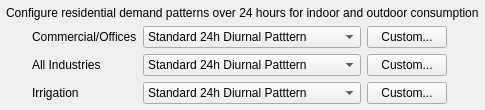
                     <widget class="QWidget" name="nres_diurnal_widget" native="true">
                      <property name="minimumSize">
                       <size>
                        <width>0</width>
                        <height>0</height>
                       </size>
                      </property>
                      <layout class="QGridLayout" name="gridLayout_15">
                       <property name="leftMargin">
                        <number>6</number>
                       </property>
                       <property name="topMargin">
                        <number>6</number>
                       </property>
                       <property name="rightMargin">
                        <number>6</number>
                       </property>
                       <property name="bottomMargin">
                        <number>6</number>
                       </property>
                       <item row="3" column="3">
                        <widget class="QPushButton" name="nres_irrigate_dpcustom">
                         <property name="text">
                          <string>Custom...</string>
                         </property>
                        </widget>
                       </item>
                       <item row="2" column="0">
                        <spacer name="horizontalSpacer_60">
                         <property name="orientation">
                          <enum>Qt::Horizontal</enum>
                         </property>
                         <property name="sizeType">
                          <enum>QSizePolicy::Fixed</enum>
                         </property>
                         <property name="sizeHint" stdset="0">
                          <size>
                           <width>20</width>
                           <height>20</height>
                          </size>
                         </property>
                        </spacer>
                       </item>
                       <item row="3" column="1">
                        <widget class="QLabel" name="nres_irrigate_dp_lbl">
                         <property name="text">
                          <string>Irrigation</string>
                         </property>
                        </widget>
                       </item>
                       <item row="3" column="0">
                        <spacer name="horizontalSpacer_61">
                         <property name="orientation">
                          <enum>Qt::Horizontal</enum>
                         </property>
                         <property name="sizeType">
                          <enum>QSizePolicy::Fixed</enum>
                         </property>
                         <property name="sizeHint" stdset="0">
                          <size>
                           <width>20</width>
                           <height>20</height>
                          </size>
                         </property>
                        </spacer>
                       </item>
                       <item row="3" column="2">
                        <widget class="QComboBox" name="nres_irrigate_dp">
                         <item>
                          <property name="text">
                           <string>Standard 24h Diurnal Patttern</string>
                          </property>
                         </item>
                         <item>
                          <property name="text">
                           <string>Constant Hourly Pattern</string>
                          </property>
                         </item>
                         <item>
                          <property name="text">
                           <string>Office Hours Trapezoid (7am-7pm)</string>
                          </property>
                         </item>
                         <item>
                          <property name="text">
                           <string>After-hours Constant (6pm-6am)</string>
                          </property>
                         </item>
                         <item>
                          <property name="text">
                           <string>User-defined...</string>
                          </property>
                         </item>
                        </widget>
                       </item>
                       <item row="1" column="1">
                        <widget class="QLabel" name="com_dp_lbl">
                         <property name="text">
                          <string>Commercial/Offices</string>
                         </property>
                        </widget>
                       </item>
                       <item row="2" column="2">
                        <widget class="QComboBox" name="ind_dp">
                         <item>
                          <property name="text">
                           <string>Standard 24h Diurnal Patttern</string>
                          </property>
                         </item>
                         <item>
                          <property name="text">
                           <string>Constant Hourly Pattern</string>
                          </property>
                         </item>
                         <item>
                          <property name="text">
                           <string>Office Hours Trapezoid (7am-7pm)</string>
                          </property>
                         </item>
                         <item>
                          <property name="text">
                           <string>After-hours Constant (6pm-6am)</string>
                          </property>
                         </item>
                         <item>
                          <property name="text">
                           <string>User-defined...</string>
                          </property>
                         </item>
                        </widget>
                       </item>
                       <item row="2" column="3">
                        <widget class="QPushButton" name="ind_dpcustom">
                         <property name="text">
                          <string>Custom...</string>
                         </property>
                        </widget>
                       </item>
                       <item row="1" column="3">
                        <widget class="QPushButton" name="com_dpcustom">
                         <property name="text">
                          <string>Custom...</string>
                         </property>
                        </widget>
                       </item>
                       <item row="1" column="2">
                        <widget class="QComboBox" name="com_dp">
                         <item>
                          <property name="text">
                           <string>Standard 24h Diurnal Patttern</string>
                          </property>
                         </item>
                         <item>
                          <property name="text">
                           <string>Constant Hourly Pattern</string>
                          </property>
                         </item>
                         <item>
                          <property name="text">
                           <string>Office Hours Trapezoid (7am-7pm)</string>
                          </property>
                         </item>
                         <item>
                          <property name="text">
                           <string>After-hours Constant (6pm-6am)</string>
                          </property>
                         </item>
                         <item>
                          <property name="text">
                           <string>User-defined...</string>
                          </property>
                         </item>
                        </widget>
                       </item>
                       <item row="2" column="1">
                        <widget class="QLabel" name="ind_dp_lbl">
                         <property name="text">
                          <string>All Industries</string>
                         </property>
                        </widget>
                       </item>
                       <item row="0" column="0" colspan="5">
                        <widget class="QLabel" name="nres_diurnal_lbl">
                         <property name="whatsThis">
                          <string>Estimate of the annual irrigation volume per hectare</string>
                         </property>
                         <property name="text">
                          <string>Configure residential demand patterns over 24 hours for indoor and outdoor consumption</string>
                         </property>
                        </widget>
                       </item>
                       <item row="1" column="0">
                        <spacer name="horizontalSpacer_63">
                         <property name="orientation">
                          <enum>Qt::Horizontal</enum>
                         </property>
                         <property name="sizeType">
                          <enum>QSizePolicy::Fixed</enum>
                         </property>
                         <property name="sizeHint" stdset="0">
                          <size>
                           <width>20</width>
                           <height>20</height>
                          </size>
                         </property>
                        </spacer>
                       </item>
                      </layout>
                     </widget>
